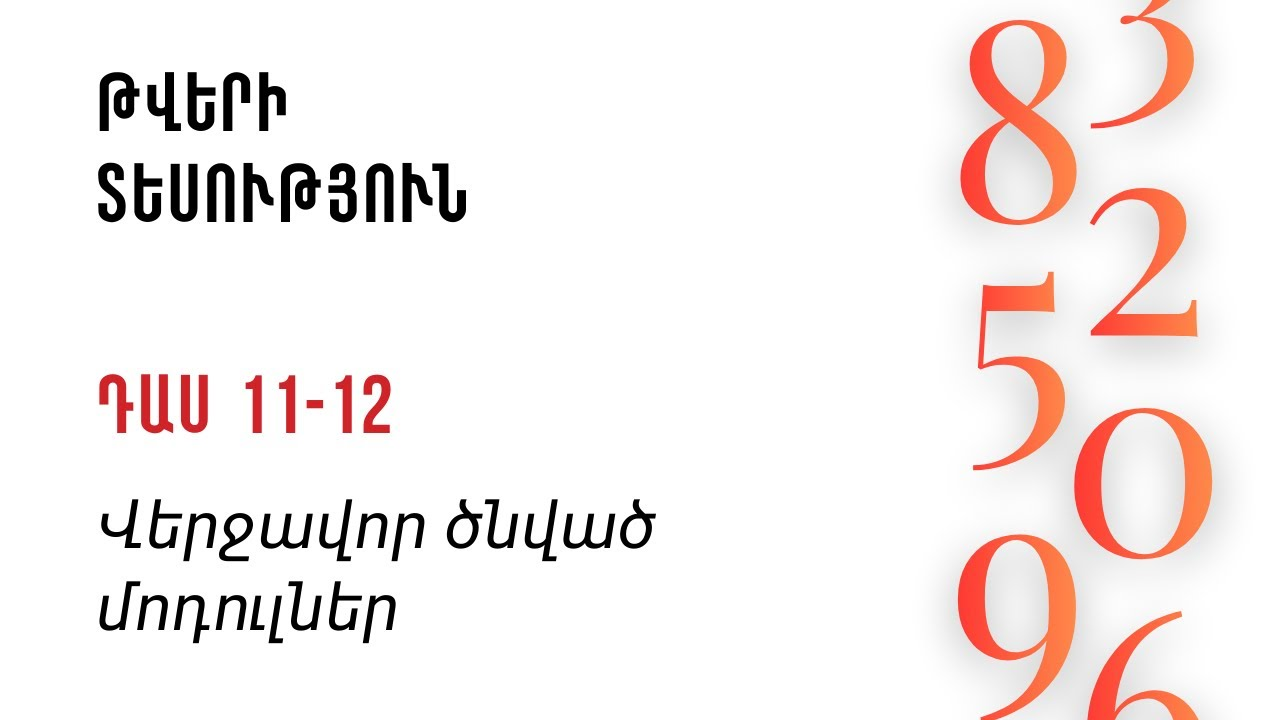
#> input picture thumbnails/umath/reference/ant_das11-12_khvL7pQif3c.jpg, 1280 x 720 px; its folder holds 4 pictures in this run
$ python build_umath_plates.py
#> lines starting #> are read from the running program, lines starting #| are printed output that depends on the picture
"""Build text-free background plates for the three umath thumbnail templates (~10 s).

The series titles stay baked in (they never change). The lesson-number line and the topic area
are cleaned: flat white for ANT and linear algebra. For Metric, each pixel there is the mean of
the references that have no text (plus a 6 px margin for JPEG ringing) at it; what is text in all
five (the shared "Դաս 1") is filled by harmonic inpainting (Laplace, scipy), and the red axis line
is redrawn through the filled area from its own intact stretches.
Run: python scripts/non_essential/build_umath_plates.py
Writes thumbnails/umath/templates/<series>_plate.png from thumbnails/umath/reference/*.jpg.
"""
import logging
import sys
from pathlib import Path

import numpy as np
from PIL import Image
from scipy import ndimage
from scipy.sparse import lil_matrix
from scipy.sparse.linalg import spsolve

REPO = Path(__file__).resolve().parents[2]
(REPO / "logs").mkdir(exist_ok=True)
logging.basicConfig(level=logging.INFO, format="%(asctime)s %(levelname)s %(message)s",
                    handlers=[logging.StreamHandler(sys.stdout),
                              logging.FileHandler(REPO / "logs/build_umath_plates.log", encoding="utf-8")])
log = logging.getLogger(__name__)
REF = REPO / "thumbnails/umath/reference"
OUT = REPO / "thumbnails/umath/templates"
OUT.mkdir(parents=True, exist_ok=True)


def load(pattern: str) -> np.ndarray:
#> called with pattern = 'ant_das*.jpg'
    files = sorted(REF.glob(pattern))
    if not files:
        raise FileNotFoundError(pattern)
    log.info(f"{pattern}: {[f.name for f in files]}")
    return np.stack([np.array(Image.open(f).convert("RGB")).astype(float) for f in files])
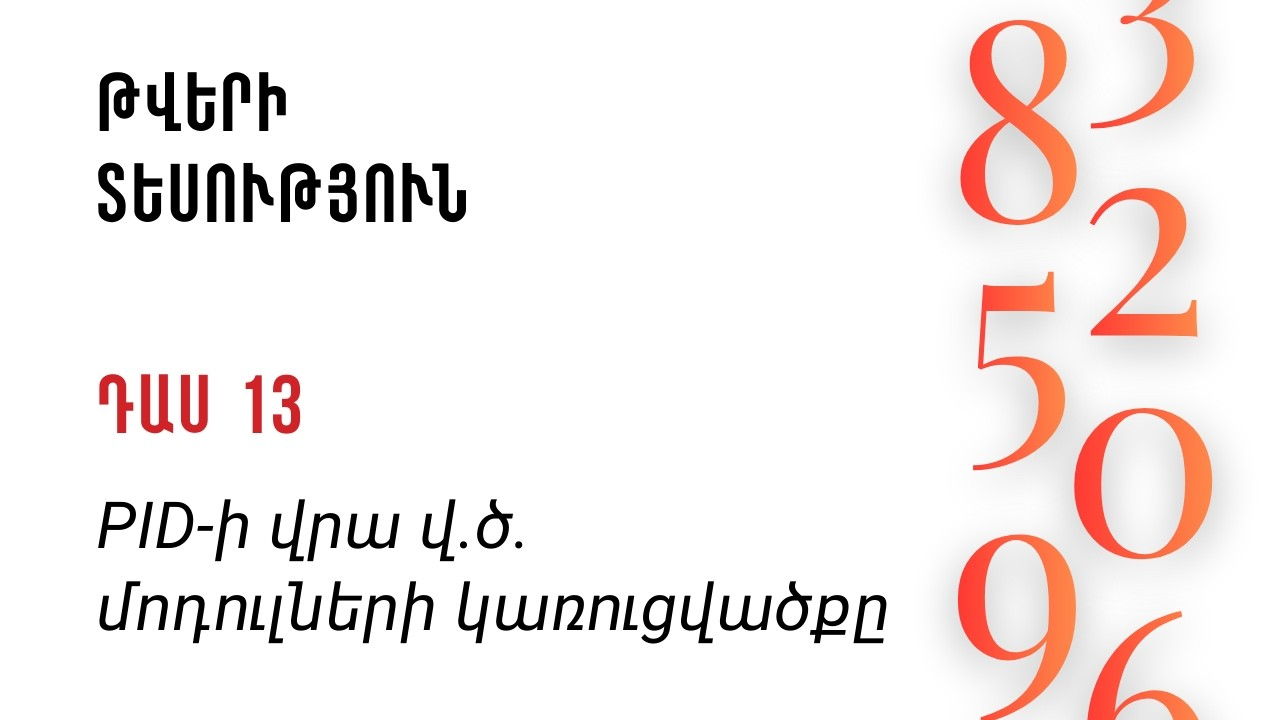
#> input picture thumbnails/umath/reference/ant_das13_Xws84WaDw04.jpg, 1280 x 720 px


def inpaint(img: np.ndarray, mask: np.ndarray) -> np.ndarray:
    """Harmonic fill of masked pixels from their unmasked neighbours, per channel."""
    out = img.copy()
    ys, xs = np.nonzero(mask)
    idx = -np.ones(mask.shape, int)
    idx[ys, xs] = np.arange(len(ys))
    n = len(ys)
    A = lil_matrix((n, n))
    B = np.zeros((n, 3))
    for k, (y, x) in enumerate(zip(ys, xs)):
        A[k, k] = 4
        for dy, dx in ((1, 0), (-1, 0), (0, 1), (0, -1)):
            yy, xx = min(max(y + dy, 0), mask.shape[0] - 1), min(max(x + dx, 0), mask.shape[1] - 1)
            if mask[yy, xx]:
                A[k, idx[yy, xx]] -= 1
            else:
                B[k] += img[yy, xx]
    A = A.tocsr()
    for c in range(3):
        out[ys, xs, c] = spsolve(A, B[:, c])
    return out


# --- ANT: white plate left of the number band, title kept
ant = np.median(load("ant_das*.jpg"), axis=0)
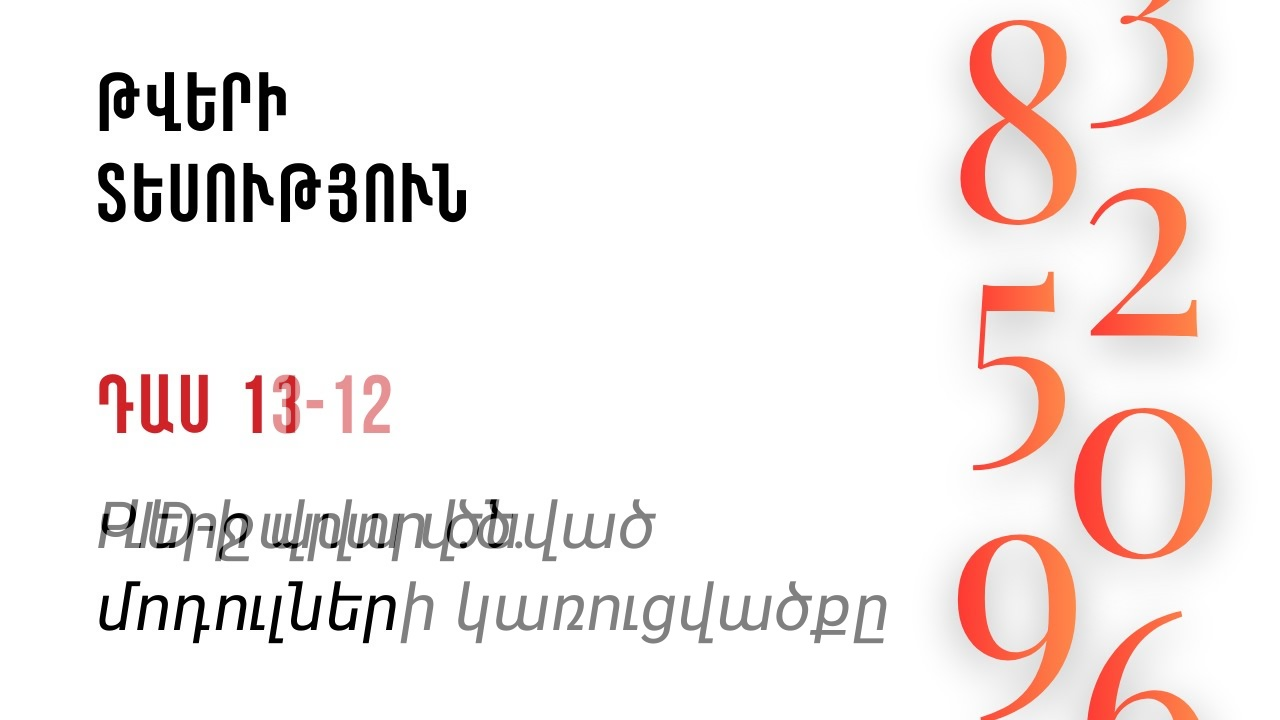
#> ant: shape (720, 1280, 3) float64; mean R, G, B 244, 236.4, 234.9
ant[355:690, 85:925] = 255.0
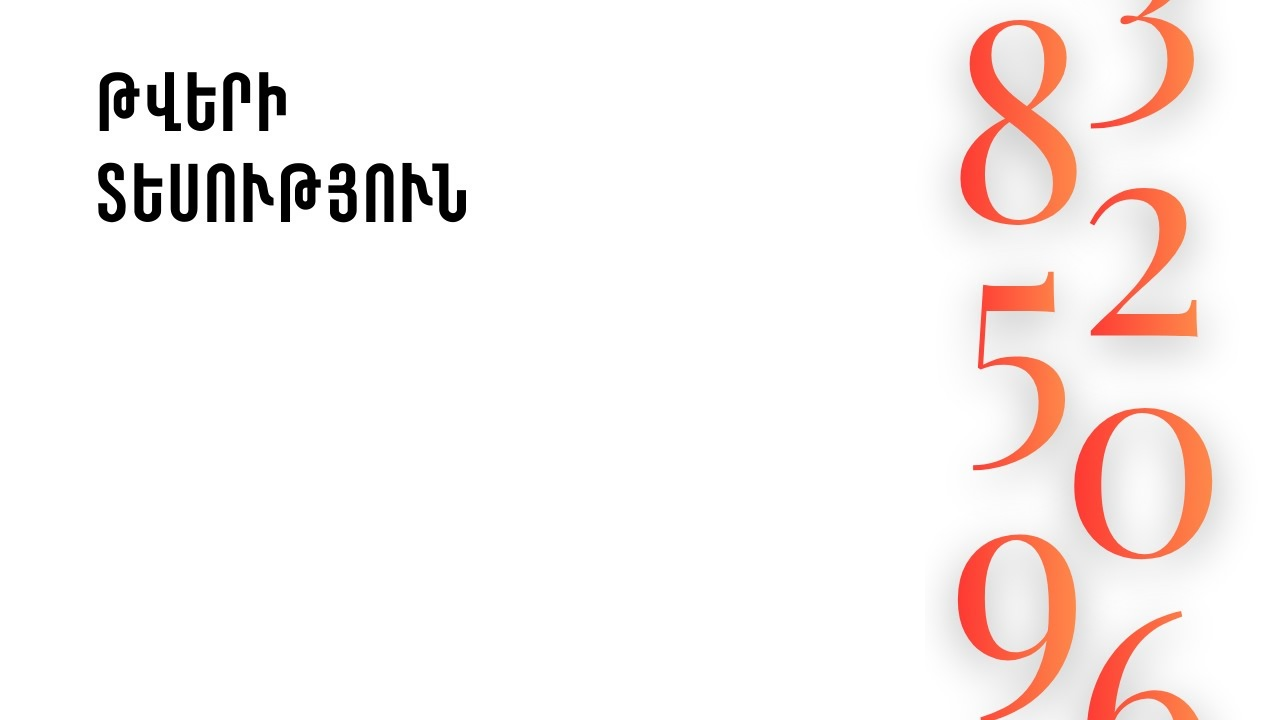
#> ant: shape (720, 1280, 3) float64; mean R, G, B 248.4, 241.8, 240.2
Image.fromarray(np.clip(ant, 0, 255).astype(np.uint8)).save(OUT / "ant_plate.png")

# --- Linear algebra: white over the lesson line and the topic, title (blue, on the band) kept
la = np.median(load("linalg_das*.jpg"), axis=0)
#> (the run stopped early here; a loop or call above may not have finished)
